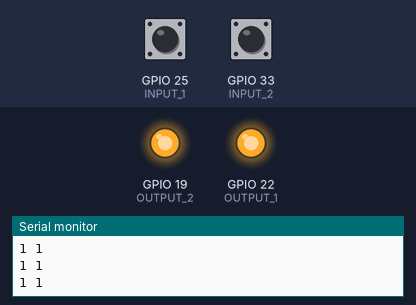
The sketch below on a simulated ESP32. Shown: output pins drawn as LEDs (lit = HIGH), the last lines printed to the serial monitor. The test bench sets the inputs (shaded band); at power-on: GPIO 25 (INPUT_1) HIGH, GPIO 33 (INPUT_2) HIGH.

Above: at 2.8 s.
2.9 s: GPIO 25 (INPUT_1) pulled LOW for 1.2 s
At 3.5 s:
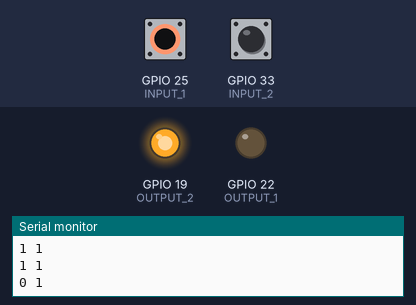
6.5 s: GPIO 33 (INPUT_2) pulled LOW for 1.2 s
At 7.8 s:
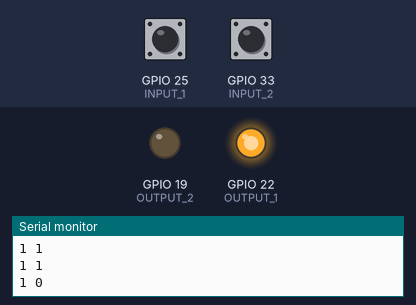
9.5 s: GPIO 33 (INPUT_2) pulled LOW for 3.2 s
At 13.6 s:
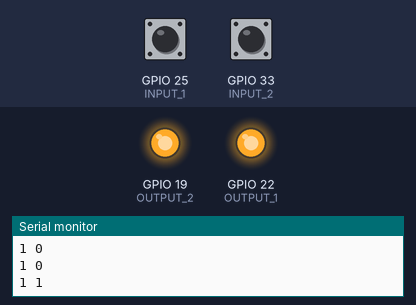
14.5 s: GPIO 25 (INPUT_1) pulled LOW for 3.2 s
At 16.3 s:
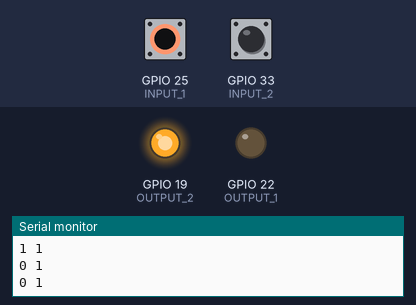
19.5 s: GPIO 25 (INPUT_1) driven LOW and GPIO 33 (INPUT_2) driven LOW
At 21.3 s:
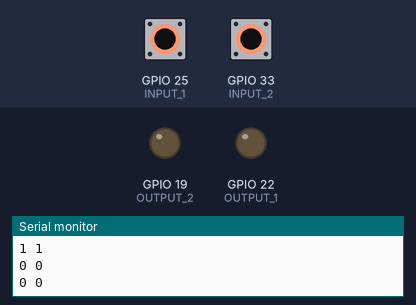
Timing chart, 0 to 22.5 s (numbered marks = the images above; inputs shaded):
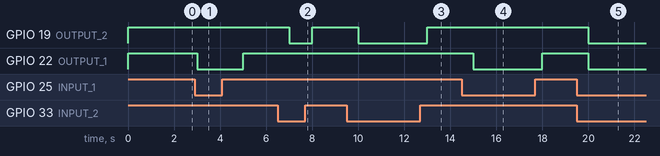

The sketch:

membacca_status_sakelar.ino
```cpp
#define LED_PIN 22  // Lolin32
#define INPUT_1 25
#define INPUT_2 33
#define OUTPUT_1 22
#define OUTPUT_2 19
void setup() {
    pinMode(INPUT_1, INPUT_PULLUP);
    pinMode(INPUT_2, INPUT_PULLUP);
    pinMode(OUTPUT_1, OUTPUT);
    pinMode(OUTPUT_2, OUTPUT);
    Serial.begin(115200);
    Serial.println("ESP32 Started");
}
void loop() {
    int input1, input2;
    input1 = digitalRead(INPUT_1);
    input2 = digitalRead(INPUT_2);
    digitalWrite(OUTPUT_1, input1);
    digitalWrite(OUTPUT_2, input2);
    Serial.print(input1);
    Serial.print(" ");
    Serial.println(input2);
    delay(1000);
} 
```

Measured:
- after the input at 2.9 s, GPIO 22 (OUTPUT_1): HIGH → LOW after 0.10 s, → HIGH 2.0 s later
- after the input at 6.5 s, GPIO 19 (OUTPUT_2): HIGH → LOW after 0.50 s, → HIGH 1.0 s later
- after the input at 9.5 s, GPIO 19 (OUTPUT_2): HIGH → LOW after 0.50 s, → HIGH 3.0 s later
- after the input at 14.5 s, GPIO 22 (OUTPUT_1): HIGH → LOW after 0.50 s, → HIGH 3.0 s later
- after the input at 19.5 s, GPIO 19 (OUTPUT_2), GPIO 22 (OUTPUT_1): HIGH → LOW after 0.50 s
